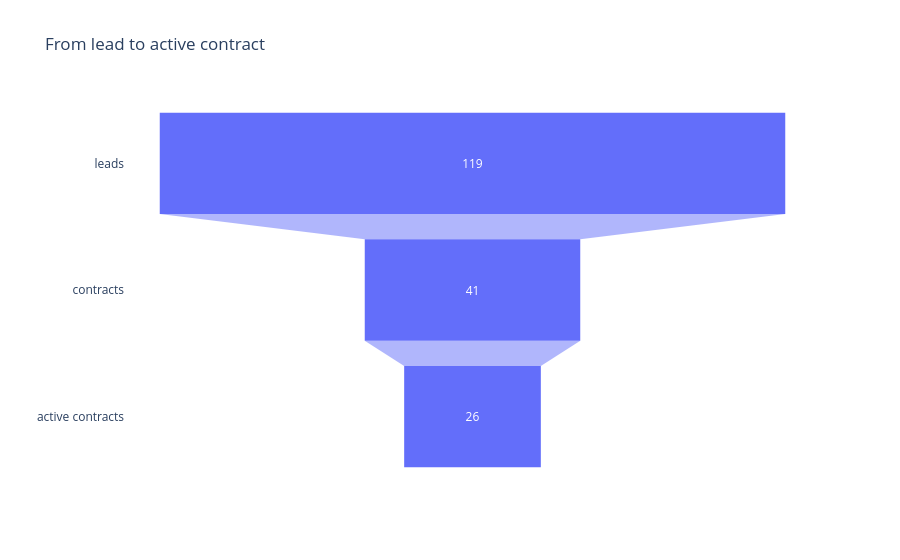

The notebook cell saved with this chart:
### Code cell
funnel = overview.melt(
    value_vars=["leads", "contracts", "active_contracts"],
    var_name="stage",
    value_name="count",
)
funnel["stage"] = funnel["stage"].str.replace("_", " ")
fig = px.funnel(
    funnel,
    x="count",
    y="stage",
    title="From lead to active contract",
    labels={"stage": "", "count": "number"},
)
fig.show()

### Figure 1 — Plotly figure (JSON) as saved in the notebook; plotly's stock layout.template omitted (floating-point values rounded to 4 significant figures)
{"data": [{"hovertemplate": "number=%{x}<br>=%{y}<extra></extra>", "legendgroup": "", "marker": {"color": "#636efa"}, "name": "", "orientation": "h", "showlegend": false, "type": "funnel", "x": [119, 41, 26], "xaxis": "x", "y": ["leads", "contracts", "active contracts"], "yaxis": "y"}], "layout": {"legend": {"tracegroupgap": 0}, "title": {"text": "From lead to active contract"}, "xaxis": {"anchor": "y", "domain": [0.0, 1.0], "title": {"text": "number"}}, "yaxis": {"anchor": "x", "domain": [0.0, 1.0], "title": {"text": ""}}}}
